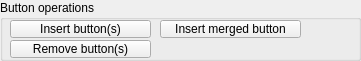
  <widget class="QGroupBox" name="groupBox">
   <property name="geometry">
    <rect>
     <x>10</x>
     <y>10</y>
     <width>361</width>
     <height>61</height>
    </rect>
   </property>
   <property name="title">
    <string>Button operations</string>
   </property>
   <property name="flat">
    <bool>true</bool>
   </property>
   <widget class="QToolButton" name="qqInsertButtons">
    <property name="geometry">
     <rect>
      <x>10</x>
      <y>20</y>
      <width>141</width>
      <height>18</height>
     </rect>
    </property>
    <property name="focusPolicy">
     <enum>Qt::StrongFocus</enum>
    </property>
    <property name="text">
     <string>Insert button(s)</string>
    </property>
   </widget>
   <widget class="QToolButton" name="qqInsertMergedButton">
    <property name="geometry">
     <rect>
      <x>160</x>
      <y>20</y>
      <width>141</width>
      <height>18</height>
     </rect>
    </property>
    <property name="focusPolicy">
     <enum>Qt::StrongFocus</enum>
    </property>
    <property name="text">
     <string>Insert merged button</string>
    </property>
   </widget>
   <widget class="QToolButton" name="qqRemoveButtons">
    <property name="geometry">
     <rect>
      <x>10</x>
      <y>40</y>
      <width>141</width>
      <height>18</height>
     </rect>
    </property>
    <property name="focusPolicy">
     <enum>Qt::StrongFocus</enum>
    </property>
    <property name="text">
     <string>Remove button(s)</string>
    </property>
   </widget>
  </widget>
